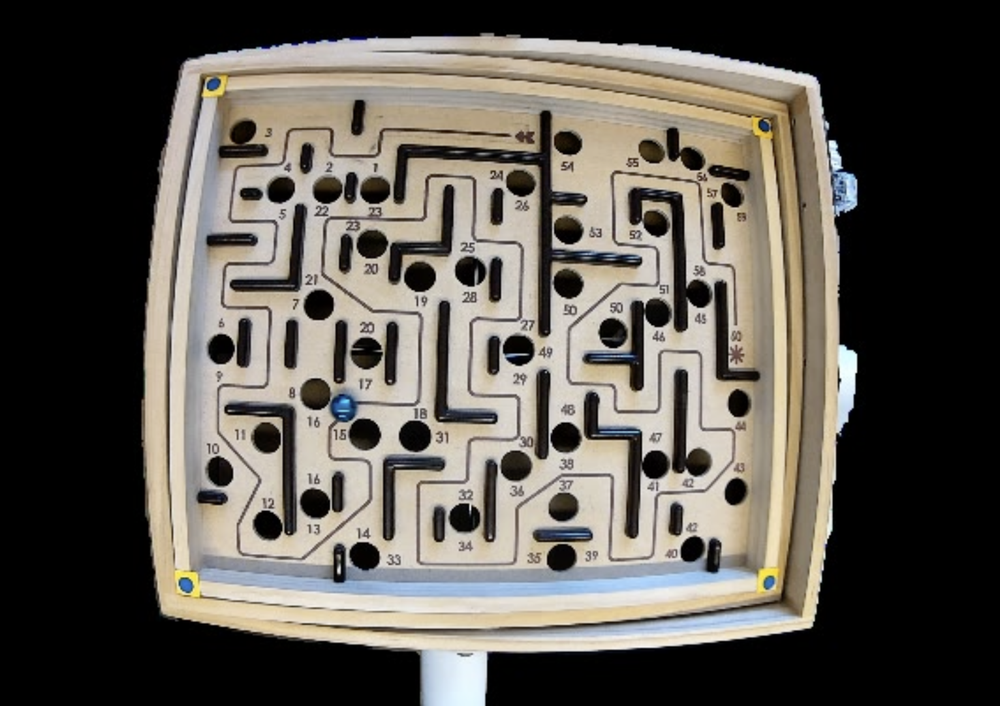
#> input picture detect_a_ball/CV tutorial/only_blue.png, 1000 x 706 px, shrunk from 3064 x 2164 before the run, found by its file name
$ jupyter execute test1.ipynb
#> lines starting #> are read from the running program, lines starting #| are printed output that depends on the picture; after the words box and inside, x2 and y2 are one past the last pixel; in counts of white or black regions, pixels touching at a corner belong together
# Loading images, masking, denoising, and contour detection in OpenCV

This tutorial demonstrates how to detect colored objects—in this case, red and blue balls—using OpenCV. It is designed for beginners who are just starting with computer vision. The code covers several fundamental concepts:

1. **Loading and Converting Images:**
   The script begins by importing necessary libraries (NumPy, OpenCV, and Matplotlib) and loading an image using `cv2.imread()`. The image is then converted from OpenCV’s default BGR color space to the HSV (Hue, Saturation, Value) color space, which makes it easier to isolate specific colors under different lighting conditions.

2. **Creating Color Masks:**
   Binary masks are created using `cv2.inRange()` to isolate the blue and red regions in the image. For the blue ball, a single range is defined. Since the red hue wraps around the HSV color spectrum, two separate ranges are defined and then combined to capture all shades of red.

3. **Applying Morphological Operations:**
   Morphological operations (opening and closing) are applied using `cv2.morphologyEx()` with a predefined kernel. These operations help remove small noise from the masks and fill in gaps, ensuring that the masks accurately represent the colored objects.

4. **Contour Detection and Object Identification:**
   The function `detect_ball()` finds contours in each mask using `cv2.findContours()`, sorts them by area, and assumes the largest contour corresponds to the ball. It then computes the minimum enclosing circle for the largest contour, draws the circle and its center on the image, and labels the detected ball.

5. **Displaying the Result:**
   Finally, the processed image (with the detected balls highlighted) is converted from BGR to RGB and displayed using Matplotlib’s `plt.imshow()`.

This step-by-step approach introduces essential OpenCV techniques including image loading, color space conversion, thresholding, morphological operations, contour detection, and drawing functions, making it an excellent starting point for newcomers to computer vision.

[cell 1]
import cv2 # this is the OpenCV library
import numpy as np # this is the NumPy library
from matplotlib import pyplot as plt # this lets you draw inline pictures in the notebooks.
# OPENCV uses BGR instead of RGB.
# OpenCV also has a plotting function but it works worse in the notebooks.

[cell 2]
# Load the image
image = cv2.imread("only_blue.png")
#> image is the input picture: shape (706, 1000, 3); mean B, G, R 81, 87.9, 92.4

# Convert image to grayscale (HoughCircles works on single channel images)
gray = cv2.cvtColor(image, cv2.COLOR_BGR2GRAY)
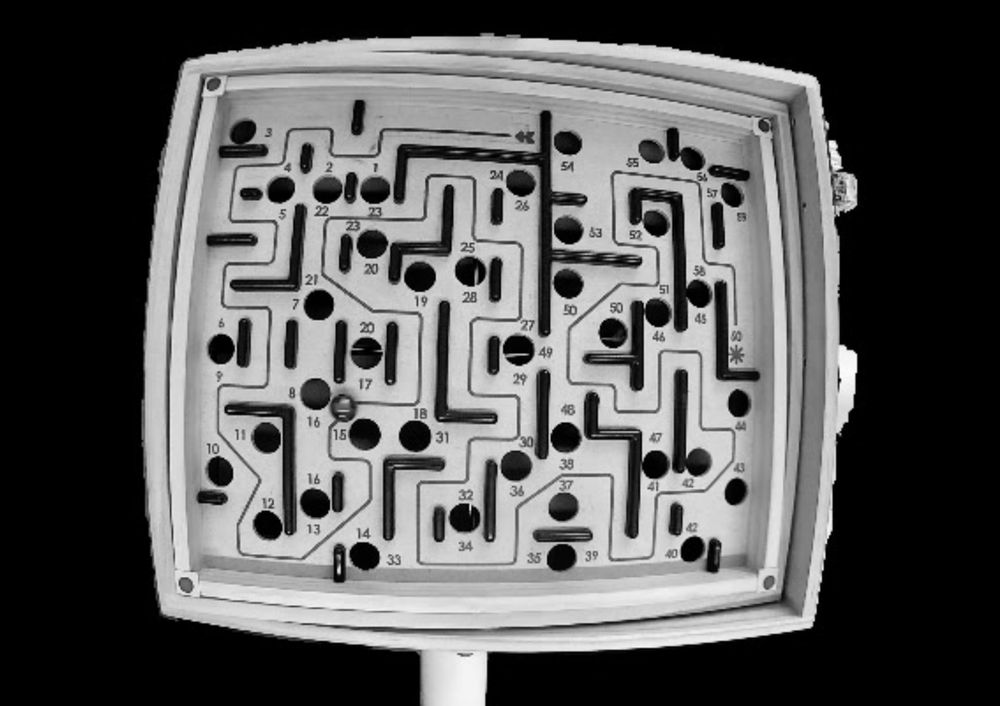
#> gray: shape (706, 1000); min 0, max 253, mean 88.4

# Optionally, apply a Gaussian blur to reduce noise and improve detection accuracy
#  this can help us test the robustness of our algorithn.
# gray_blurred = cv2.GaussianBlur(gray, (9, 9), 2)

# Detect circles using HoughCircles
circles = cv2.HoughCircles(
    gray,
    cv2.HOUGH_GRADIENT,
    dp=1.2,           # Inverse ratio of the accumulator resolution to the image resolution
    minDist=20,       # Minimum distance between the centers of the detected circles
    param1=100,       # Higher threshold for the Canny edge detector (the lower one is half)
    param2=50,        # Accumulator threshold for circle detection (smaller -> more false circles)
    minRadius=10,     # Minimum circle radius (adjust based on your image)
    maxRadius=100     # Maximum circle radius (adjust based on your image)
)
#> circles = 205 rows, first 8: [637.8, 329.4, 99.28], [408.6, 234.6, 86.08], [642.6, 396.6, 99.28], [498.6, 407.4, 90.04], [629.4, 168.6, 99.28], [738.6, 191.4, 99.28], [604.2, 216.6, 95.32], [701.4, 521.4, 94]

# If circles are detected, draw them on the image
if circles is not None:
    circles = np.round(circles[0, :]).astype("int")
#> circles = 205 rows, first 8: [638, 329, 99], [409, 235, 86], [643, 397, 99], [499, 407, 90], [629, 169, 99], [739, 191, 99], [604, 217, 95], [701, 521, 94]
    for (x, y, r) in circles:
        # Draw the outer circle
        cv2.circle(image, (x, y), r, (0, 255, 0), 4)
        # Draw the center of the circle
        cv2.rectangle(image, (x - 2, y - 2), (x + 2, y + 2), (0, 128, 255), -1)
#> this loop made 205 passes
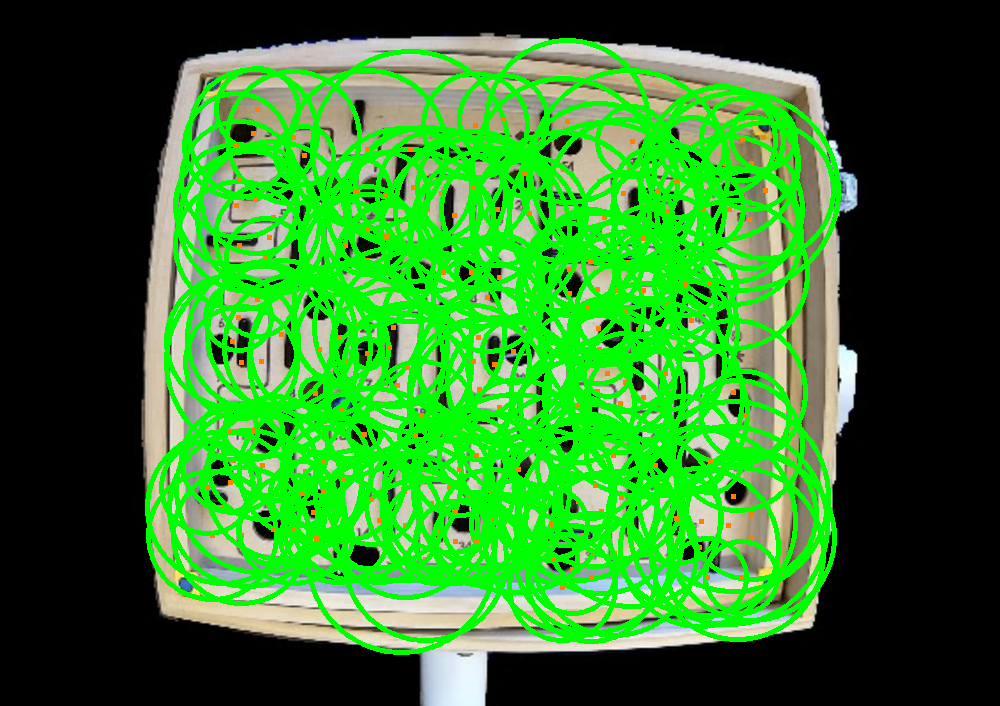
#> image: shape (706, 1000, 3); mean B, G, R 39.7, 123.3, 46.9

# Show the output image
plt.imshow(cv2.cvtColor(image, cv2.COLOR_BGR2RGB))
plt.axis("off")
plt.show()

# clearly this isnt good enough. What are the things that went wrong?
1. empty spaces and mild local consistancies in lighting and shadows can seem like circles.
2. there are plenty of holes that are also circle-shaped.

We should therefore adapt our apporach to be based on the techique called masking.

[cell 3]
# Read the image
image = cv2.imread("only_blue.png")

# Convert BGR to HSV
hsv = cv2.cvtColor(image, cv2.COLOR_BGR2HSV)
#> hsv: shape (706, 1000, 3); mean H, S, V 20.6, 36, 93.9

# Define lower and upper bounds for "blue" in HSV
# NOTE: These values are just typical examples; you should calibrate them for your lighting conditions.
lower_blue = np.array([100, 150, 50])  # e.g., H=100, S=150, V=50
upper_blue = np.array([140, 255, 255]) # e.g., H=140, S=255, V=255

# Create a mask where only blue is white and everything else is black
mask = cv2.inRange(hsv, lower_blue, upper_blue)
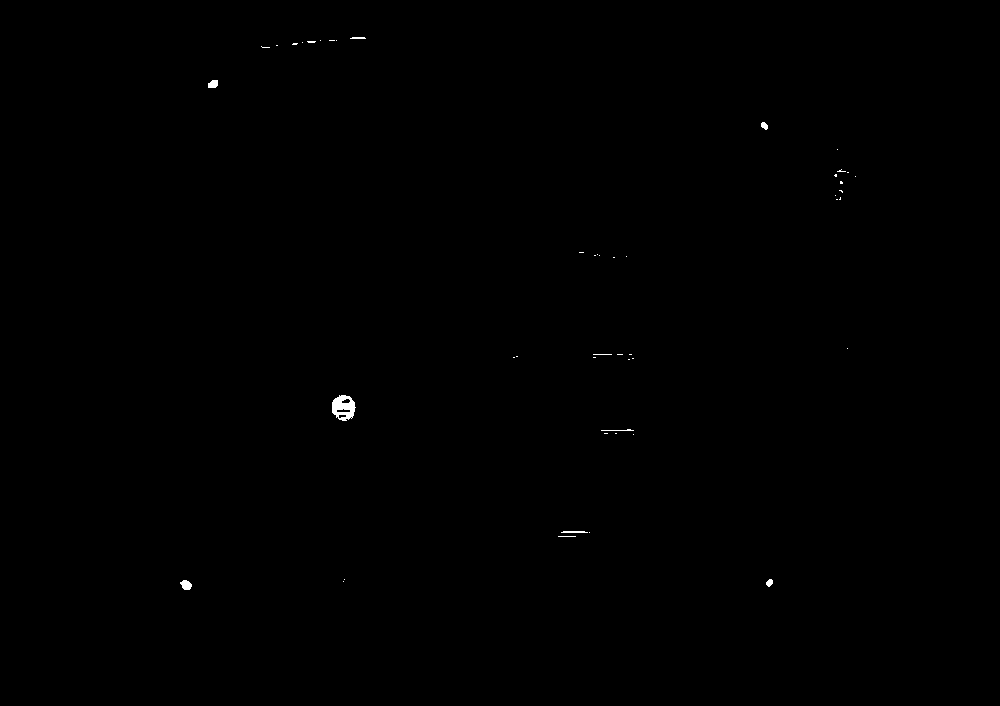
#> mask: shape (706, 1000); 0.13% white; 48 white regions (40 under 20 px), largest, box (x1, y1, x2, y2) and area: (332, 395, 356, 421) 410, (180, 580, 192, 590) 86, (208, 80, 218, 88) 68

# plot the mask using plt
plt.imshow(mask, cmap='gray')
plt.show()

# We can spot 5 round shapes. these are the markers and the blue ball we are after -- exactly what we needed.

[cell 4]
# Detect circles using HoughCircles
circles = cv2.HoughCircles(
    mask,
    cv2.HOUGH_GRADIENT,
    dp=1.2,           # Inverse ratio of the accumulator resolution to the image resolution
    minDist=50,       # Minimum distance between the centers of the detected circles
    param1=100,       # Higher threshold for the Canny edge detector (the lower one is half)
    param2=30,        # Accumulator threshold for circle detection (smaller -> more false circles)
    minRadius=10,     # Minimum circle radius (adjust based on your image)
    maxRadius=100     # Maximum circle radius (adjust based on your image)
)
#> circles = None
print(circles)
#| None
# If circles are detected, draw them on the image
if circles is not None:
    circles = np.round(circles[0, :]).astype("int")
    for (x, y, r) in circles:
        # Draw the outer circle
        cv2.circle(image, (x, y), r, (0, 255, 0), 4)
        # Draw the center of the circle
        cv2.rectangle(image, (x - 2, y - 2), (x + 2, y + 2), (0, 128, 255), -1)

# Show the output image
plt.imshow(cv2.cvtColor(image, cv2.COLOR_BGR2RGB))
plt.show()

[cell 5]
# Load the image
image = cv2.imread("red_and_blue.png")
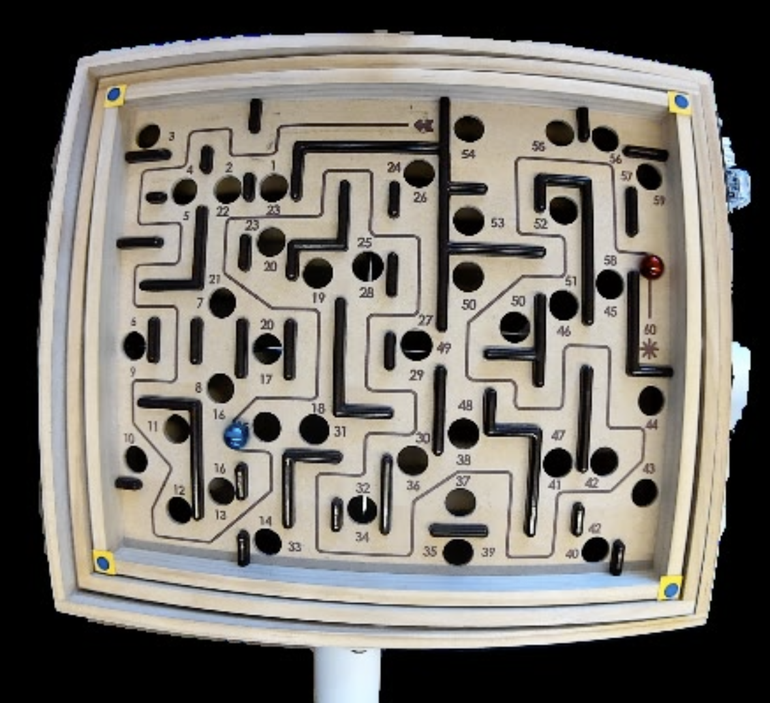
#> input picture detect_a_ball/CV tutorial/red_and_blue.png, 770 x 703 px, shrunk from 2360 x 2154 before the run, found by its file name
#> image is the input picture: shape (703, 770, 3); mean B, G, R 109.1, 115.7, 119.7

# Convert to HSV color space
hsv = cv2.cvtColor(image, cv2.COLOR_BGR2HSV)
#> hsv: shape (703, 770, 3); mean H, S, V 29.7, 40.6, 121.8

[cell 6]
# -------------------------------------------------------------
# 1) Create a mask for the BLUE ball
# -------------------------------------------------------------
# Adjust these ranges to match your lighting conditions and the exact hue of the ball
lower_blue = np.array([100, 150, 50])   # Example lower bound for blue
upper_blue = np.array([140, 255, 255]) # Example upper bound for blue
mask_blue = cv2.inRange(hsv, lower_blue, upper_blue)
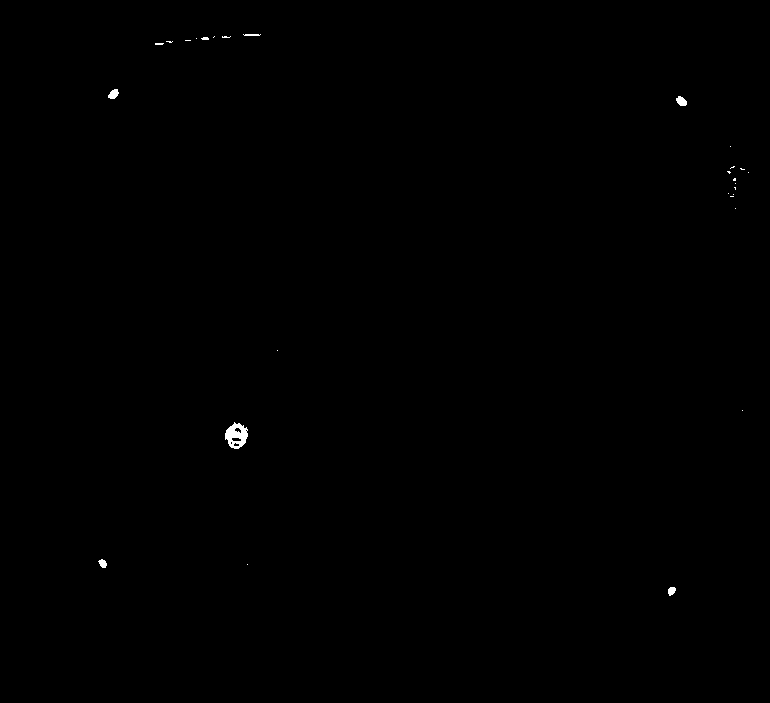
#> mask_blue: shape (703, 770); 0.15% white; 28 white regions (21 under 20 px), largest, box (x1, y1, x2, y2) and area: (225, 422, 248, 449) 384, (676, 96, 687, 106) 78, (108, 89, 119, 99) 76

# -------------------------------------------------------------
# 2) Create a mask for the RED ball
# -------------------------------------------------------------
# Red color can wrap around the hue range, so we typically use two ranges and combine
# Range 1 (low-end reds)
# Range 1 (low-end reds)
lower_red1 = np.array([0, 70, 50])    # Lower S & V so darker reds are included
upper_red1 = np.array([10, 255, 255])

# Range 2 (high-end reds)
lower_red2 = np.array([170, 70, 50])  # Lower S & V here as well
upper_red2 = np.array([180, 255, 255])

mask_red1 = cv2.inRange(hsv, lower_red1, upper_red1)
#> mask_red1: shape (703, 770); 0.08% white; 50 white regions (47 under 20 px), largest, box (x1, y1, x2, y2) and area: (640, 252, 665, 279) 223, (645, 345, 654, 356) 54, (423, 121, 432, 131) 46
mask_red2 = cv2.inRange(hsv, lower_red2, upper_red2)
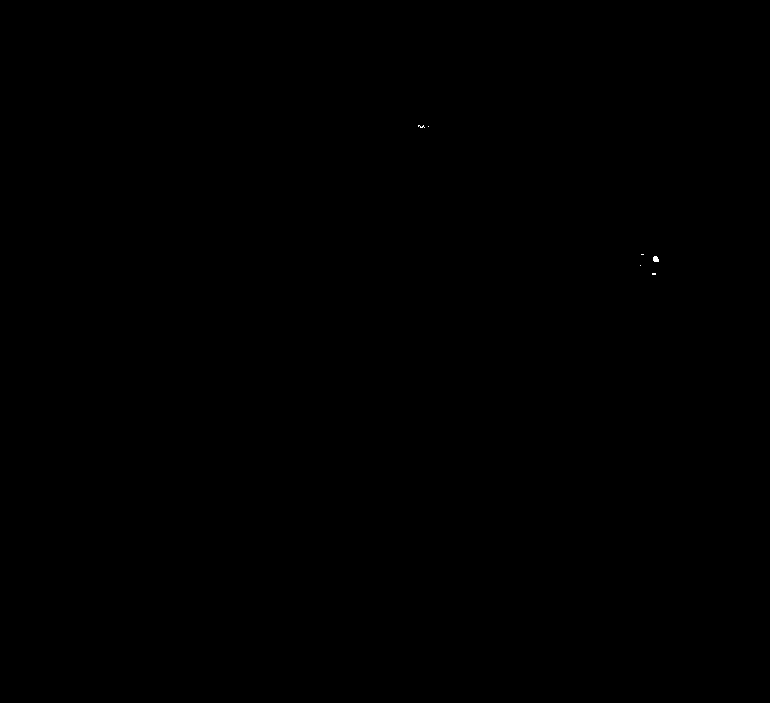
#> mask_red2: shape (703, 770); 0.01% white; 6 white regions (5 under 20 px), largest, box (x1, y1, x2, y2) and area: (653, 256, 659, 262) 30

mask_red = mask_red1 + mask_red2
#> mask_red: shape (703, 770); 0.09% white; 48 white regions (45 under 20 px), largest, box (x1, y1, x2, y2) and area: (640, 252, 665, 279) 265, (415, 121, 432, 131) 77, (645, 345, 654, 356) 54

# -------------------------------------------------------------
# 3) Clean up the masks with morphological operations
# -------------------------------------------------------------
kernel = np.ones((5,5), np.uint8)

# For blue
mask_blue = cv2.morphologyEx(mask_blue, cv2.MORPH_OPEN, kernel, iterations=2)
#> mask_blue: shape (703, 770); every value is 0
mask_blue = cv2.morphologyEx(mask_blue, cv2.MORPH_CLOSE, kernel, iterations=2)

# For red
mask_red = cv2.morphologyEx(mask_red, cv2.MORPH_OPEN, kernel, iterations=2)
#> mask_red: shape (703, 770); 0.01% white; 1 white region, box (x1, y1, x2, y2) and area: (650, 257, 659, 266) 81
mask_red = cv2.morphologyEx(mask_red, cv2.MORPH_CLOSE, kernel, iterations=2)

# -------------------------------------------------------------
# 4) Detect the ball by finding contours (or circles) in each mask
# -------------------------------------------------------------
def detect_ball(mask, output_image, color_name):
    """
    Finds the largest contour in 'mask', encloses it with a circle,
    and draws it on 'output_image'.
    """
#> called with color_name = 'Blue'
    contours, _ = cv2.findContours(mask, cv2.RETR_EXTERNAL, cv2.CHAIN_APPROX_SIMPLE)
#> contours = []


    if not contours:
        return

    # Sort contours by area (descending)
    contours = sorted(contours, key=cv2.contourArea, reverse=True)

    # We'll assume the largest contour is our ball
    largest_contour = contours[0]
    area = cv2.contourArea(largest_contour)

    # Optional: if the area is too small or too large, ignore it
    # if area < 50 or area > 5000:
    #     return
    # plot the contours


    # Find the circle enclosing the contour
    ((x, y), radius) = cv2.minEnclosingCircle(largest_contour)
    center = (int(x), int(y))
    radius = int(radius)

    print(f"Detected {color_name} ball at {center} with radius {radius}")

    # Draw the circle and center
    cv2.circle(output_image, center, radius, (0, 255, 0), 3)
    cv2.circle(output_image, center, 3, (0, 0, 255), -1)

    # Label it
    cv2.putText(output_image, color_name, (center[0] - 20, center[1] - 20),
                cv2.FONT_HERSHEY_SIMPLEX, 0.8, (255, 255, 255), 2, cv2.LINE_AA)

# Detect Blue Ball
detect_ball(mask_blue, image, "Blue")

# Detect Red Ball
detect_ball(mask_red, image, "Red")
#> call 2 of detect_ball, with color_name = 'Red'
#> in detect_ball (call 2), `contours, _ = cv2.findContours(mask, cv2.RETR_EXTERNAL, cv2.CHAIN_APPR..`: contours = [[[650, 257], [650, 265], [658, 265], [658, 257]]]
#> in detect_ball (call 2), `largest_contour = contours[0]`: largest_contour = [[650, 257], [650, 265], [658, 265], [658, 257]]
#> in detect_ball (call 2), `area = cv2.contourArea(largest_contour)`: area = 64
#> in detect_ball (call 2), `((x, y), radius) = cv2.minEnclosingCircle(largest_contour)`: x = 654; y = 261; radius = 5.66
#> in detect_ball (call 2), `center = (int(x), int(y))`: center = (654, 261)
#> in detect_ball (call 2), `radius = int(radius)`: radius = 5
#| Detected Red ball at (654, 261) with radius 5
#> in detect_ball (call 2), `cv2.circle(output_image, center, 3, (0, 0, 255), -1)`: output_image: shape (703, 770, 3); mean B, G, R 109.1, 115.7, 119.7
#> in detect_ball (call 2), `cv2.putText(output_image, color_name, (center[0] - 20, center[1] - 20)..`:
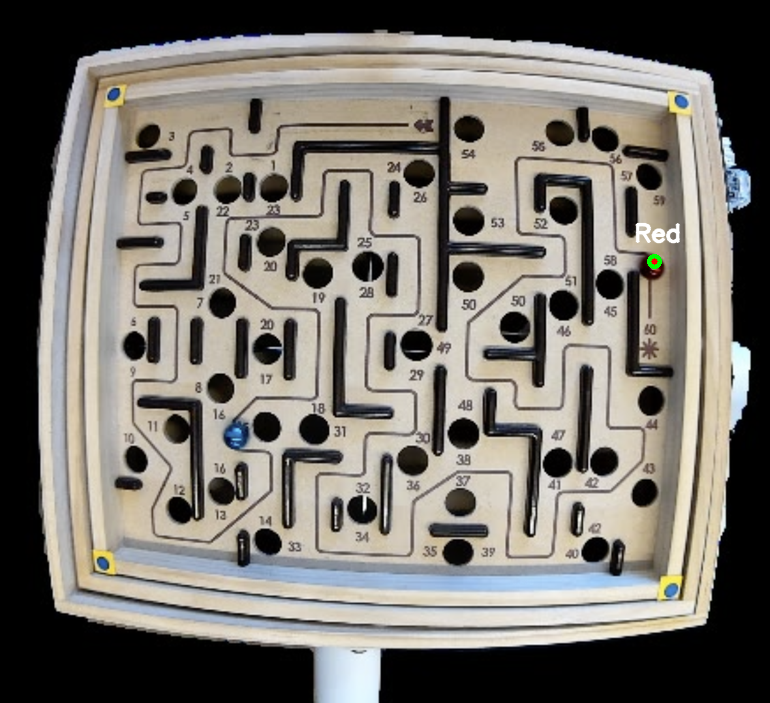
#> output_image: shape (703, 770, 3); mean B, G, R 109.2, 115.8, 119.8

# -------------------------------------------------------------
# 5) Show results
# -------------------------------------------------------------
plt.imshow(cv2.cvtColor(image, cv2.COLOR_BGR2RGB))
plt.show()
